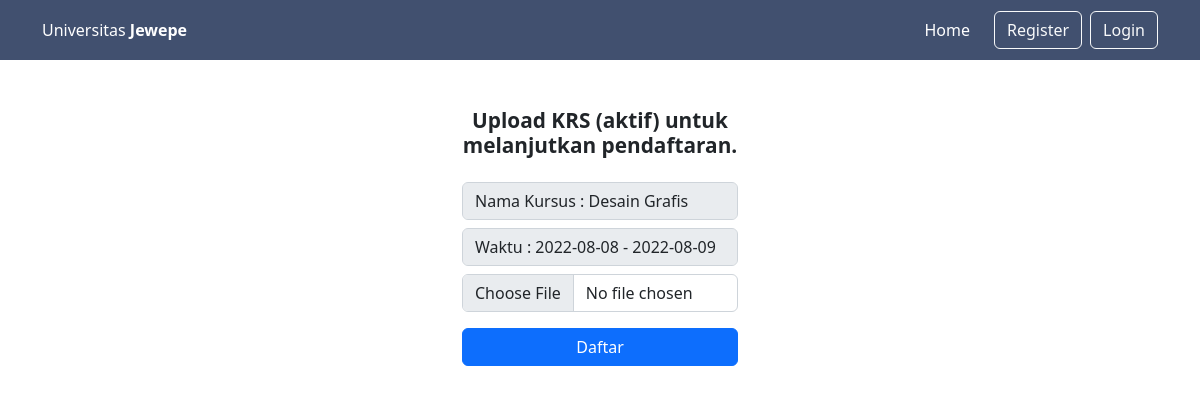
Page /daftarkursus/daftar/2 on the committed database.
### tables this page shows
CREATE TABLE `jadwal_kursus` (
  `id` int(11) NOT NULL,
  `id_kursus` int(11) NOT NULL,
  `mulai` date NOT NULL,
  `selesai` date NOT NULL
);

CREATE TABLE `kursus` (
  `id` int(11) NOT NULL,
  `nama_kursus` varchar(25) NOT NULL,
  `lama_kursus` int(11) NOT NULL,
  `keterangan_kursus` text NOT NULL
);

### application/controllers/daftarkursus.php (called while the page is built, shortened)
<?php
class daftarkursus extends CI_Controller
{
    public function daftar($id)
    {
        $data['daftar'] = $this->m_kursus->daftar($id);
        $this->load->view('layouts/header');
        $this->load->view('layouts/navhead');
        $this->load->view('pages/mahasiswa/form_daftar', $data);
        $this->load->view('layouts/footer');
    }
}

### index.php (called while the page is built, shortened)
<?php
require_once BASEPATH.'core/CodeIgniter.php';

### application/models/m_kursus.php (called while the page is built, shortened)
<?php
class m_kursus extends CI_Model
{
    public function daftar($id){
        $this->db->select('*');
        $this->db->from('kursus');
        $this->db->join('jadwal_kursus', 'jadwal_kursus.id_kursus = kursus.id', 'left');
        $this->db->where('kursus.id', $id);
        return $this->db->get()->row();
    }
}

### application/views/pages/mahasiswa/form_daftar.php (the view, shortened to what this page needs)
<div id="jadwal-kursus"  class="container py-5 text-center" style="max-width: 300px;">
    <h2 class="mb-4" style="font-size: 1.3rem;font-weight:bold">
        Upload KRS (aktif) untuk melanjutkan pendaftaran.
    </h2>
    <?php echo form_open_multipart('daftarkursus/postdata') ?>
    <input type="text" class="form-control" value="Nama Kursus : <?= $daftar->nama_kursus ?>" disabled>
    <input type="text" class="form-control mt-2"  value="Waktu : <?= $daftar->mulai ?> - <?= $daftar->selesai ?>"disabled>
    <input class="form-control mt-2" type="file" name="krs" required>
    <button type="submit" class="btn btn-primary w-100 mt-3">Daftar</button>
</div>

### application/views/layouts/header.php (style rules this page uses)
body { min-height: 100vh; display: flex; flex-direction: column; }

### rows in the picture
jadwal_kursus: id_kursus.nama_kursus "Nama Kursus : Desain Grafis", mulai+selesai "Waktu : 2022-08-08 - 2022-08-09"
